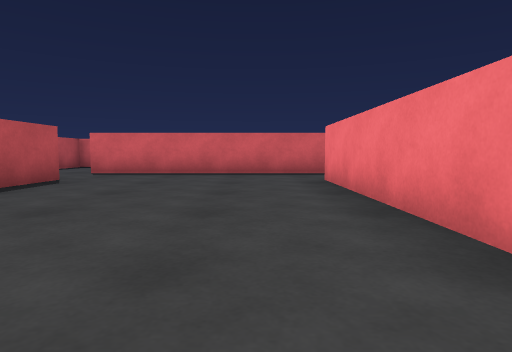
[1] (above)

22 first-person views from a walk through a 3-D level made in the Unity game engine. The camera is 0.51 m above the floor, tilts 4° down and sees 75° across. The floor is counted in squares, 1 m on a side. Each view is taken from the middle of a square. On the plan, view 1 faces up. The plan holds only what a view shows up to about 9 squares ahead; the rest is blank. The player is left out.

[2]
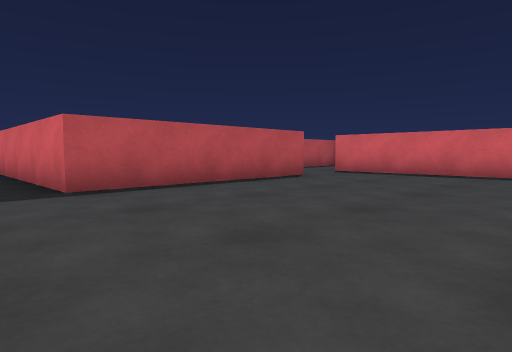

[3]
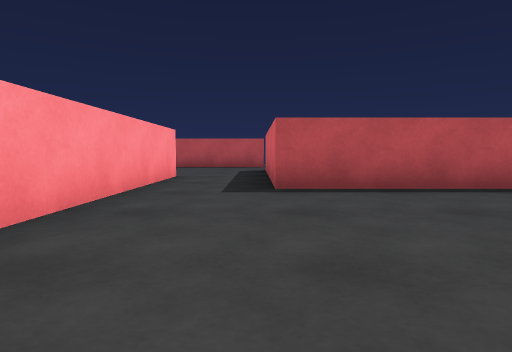

[4]
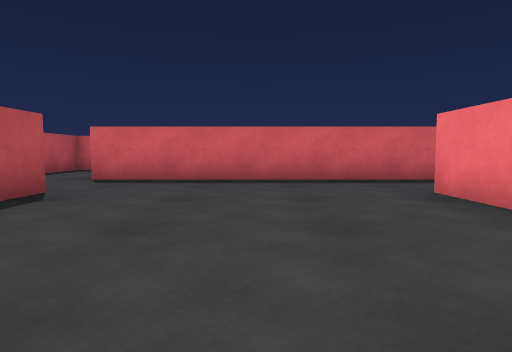

[5]
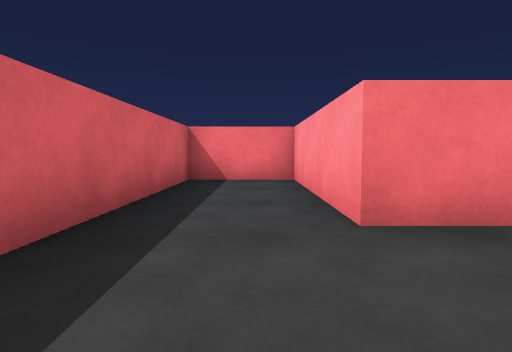

[6]
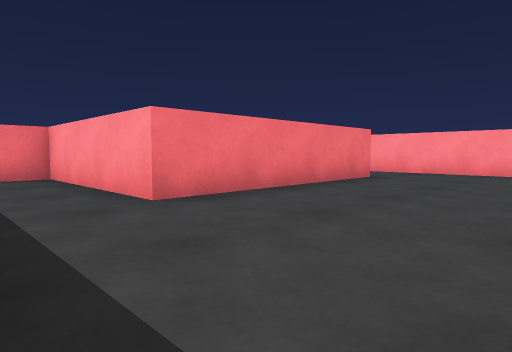

[7]
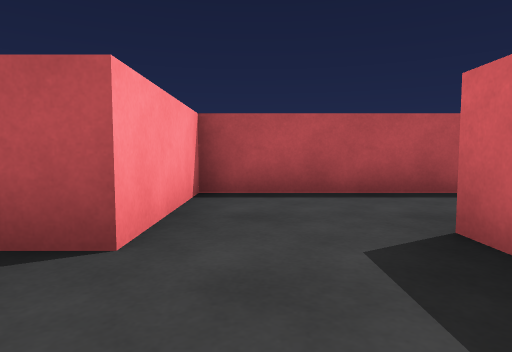

[8]
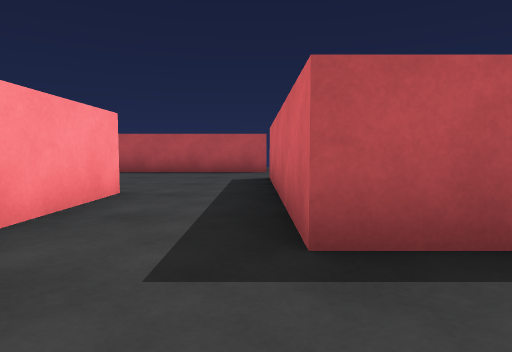

[9]
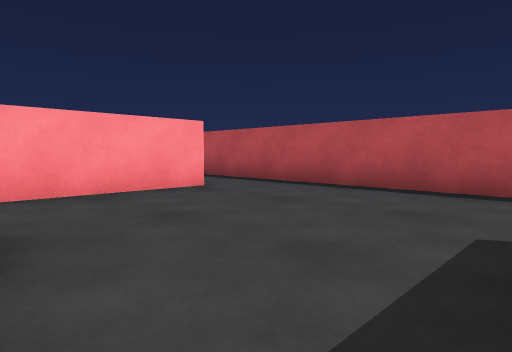

[10]
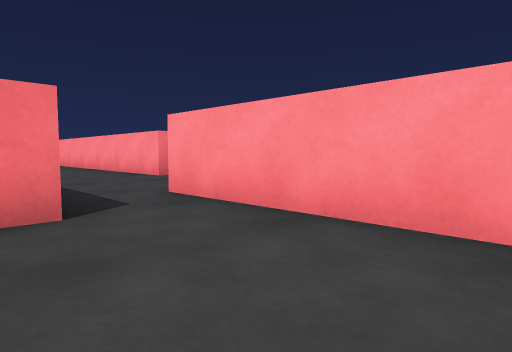

[11]
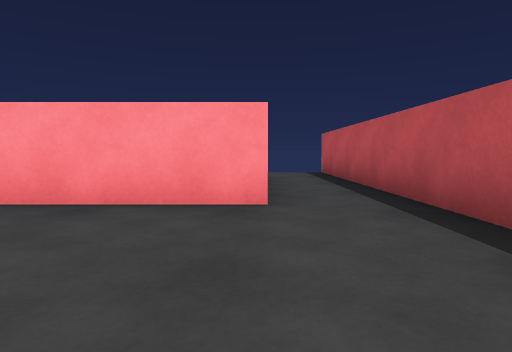

[12]
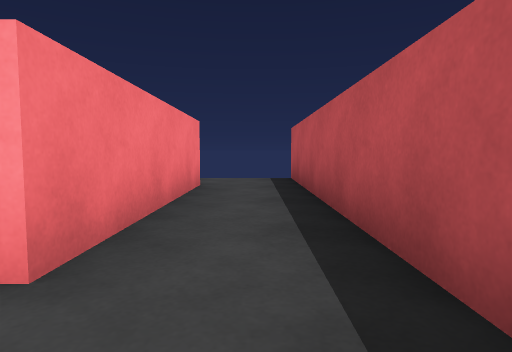

[13]
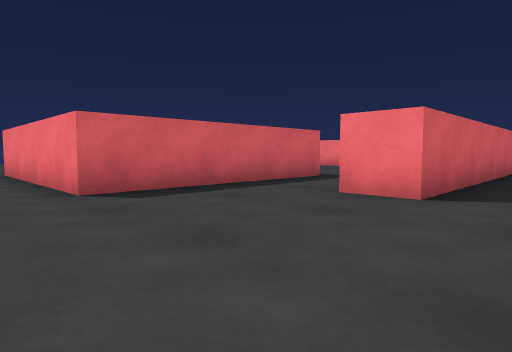

[14]
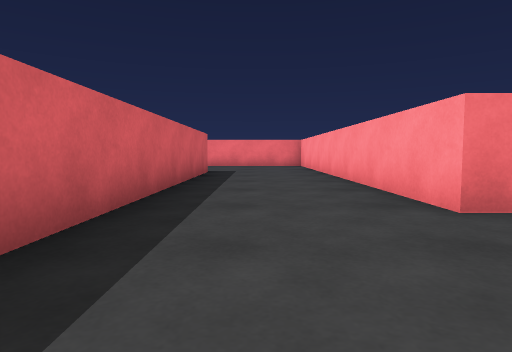

[15]
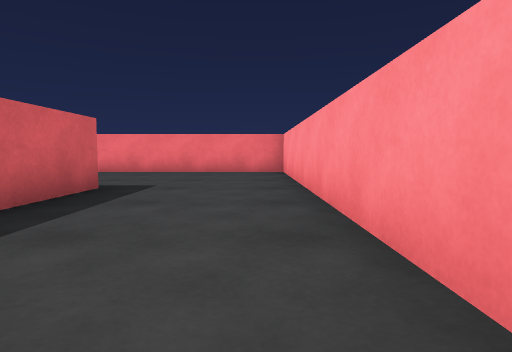

[16]
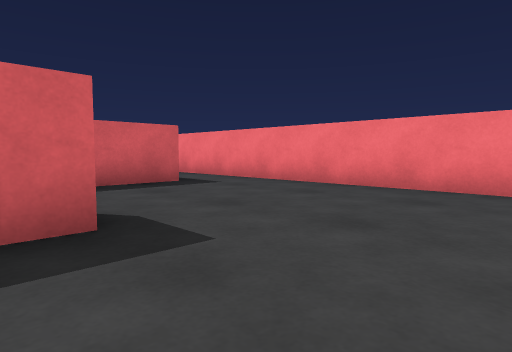

[17]
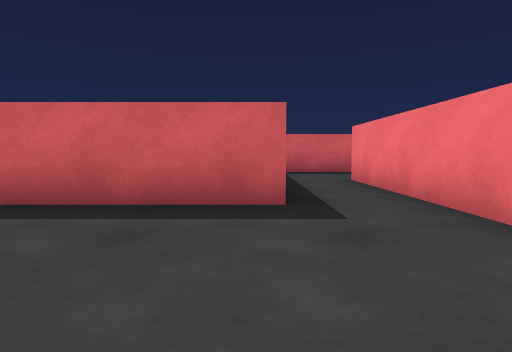

[18]
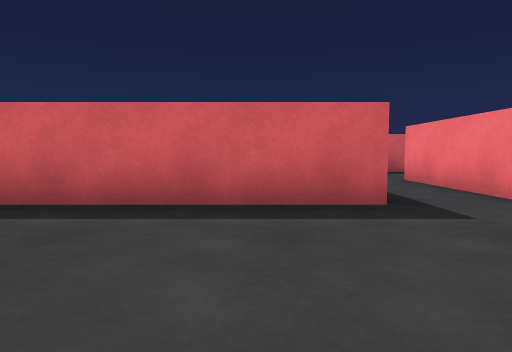

[19]
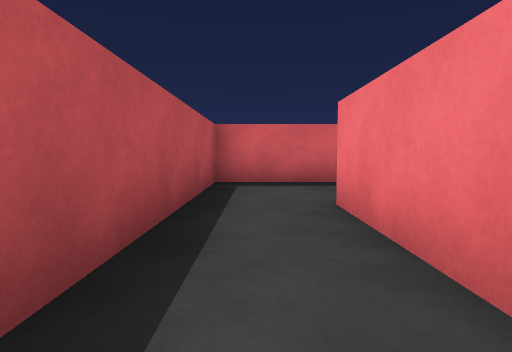

[20]
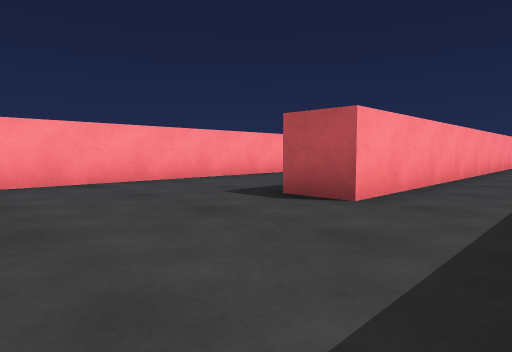

[21]
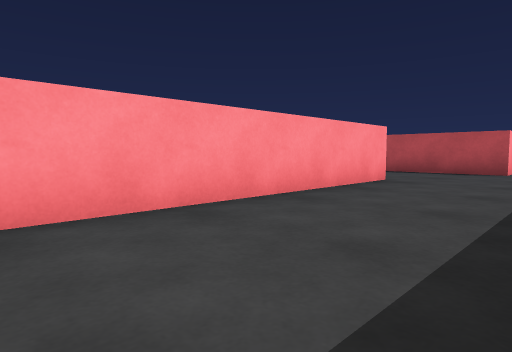

[22]
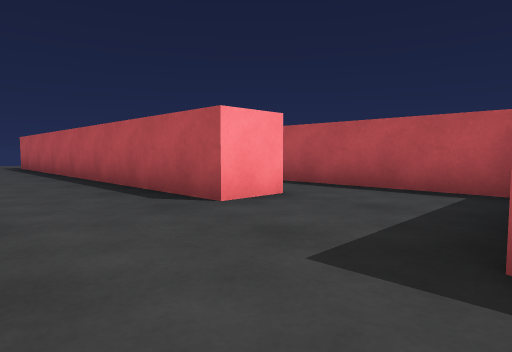

### Floor plan
Points are (right, up) in squares from view 1. A wall is a line through its corners. A room is listed if a view was taken in it or the views show most of it. See-through windows are left out.
Room 1 (views 1, 2, 3, 4, 5, 6, 7, 8, 9)
walls: (-3.7, 6.3) (-3.7, 1.3) (-6.4, 1.3); (1.3, 1.2) (1.3, 6.3) (5.3, 6.3) (5.3, 8.3) (-4.1, 8.3); (-6.2, -0.7) (1.5, -0.7)
ways out: opening at (-7, 0.5) to room 2; opening at (2.5, 0.5) to room 3; opening at (-4, 7.5) to room 6
Room 2 (views 10, 11, 12, 13)
walls: (-9.1, -3.3) (-6.6, -3.3); (-6.2, -1.7) (-6.2, -0.7); (-10.7, 1.4) (-10.7, -3.6); (-6.4, 1.3) (-8.7, 1.3) (-8.7, 2.5)
ways out: opening at (-7, 0.5) to room 1; opening at (-5.5, -2.5) to room 3; opening at (-10, -4) to room 5; opening at (-9.5, 1.5)
Room 3 (views 14, 15, 16, 17, 18, 19, 20, 21)
walls: (1.5, -0.7) (3.8, -0.7) (3.8, -1.7) (-6.2, -1.7); (6.4, 1.3) (2.4, 1.3); (-2.2, -5.2) (-2.2, -4.7) (7.8, -4.7) (7.8, 4.3) (8.8, 4.3); (-6.6, -3.3) (-5.1, -3.3) (-5.1, -5.8); (9, 6.8) (6.3, 6.8) (6.3, 1.9)
ways out: opening at (2.5, 0.5) to room 1; opening at (-5.5, -2.5) to room 2; opening at (-3.5, -5) to room 4; opening at (8.5, 5.5) to room 4
Room 4 (view 22)
walls: (8.8, 4.3) (8.8, -3.6)
ways out: opening at (-3.5, -5) to room 3; opening at (8.5, 5.5) to room 3; opening at (-10, -8) to room 5
Room 5 (no view inside)
walls: (-9.1, -7.2) (-9.1, -3.3); (-10.7, -3.6) (-10.7, -8.8)
ways out: opening at (-10, -4) to room 2; opening at (-10, -8) to room 4
Room 6 (no view inside)
walls: (-6.2, 9.4) (-6.2, 6.3) (-3.7, 6.3)
ways out: opening at (-4, 7.5) to room 1; opening at (-5, 9)

Positions as (right, up) in squares from view 1, and headings:
1: (0, 0), facing up
2: (1, 0), facing up-left
3: (1, 1), facing left
4: (-1, 2), facing up
5: (-1, 7), facing right
6: (-2, 8), facing down-right
7: (-2, 7), facing left
8: (-2, 1), facing left
9: (-6, 1), facing down-left
10: (-9, -1), facing down-right
11: (-9, 0), facing down
12: (-10, -2), facing down
13: (-10, -3), facing up-right
14: (-5, -3), facing right
15: (-1, -4), facing right
16: (3, -4), facing up-right
17: (6, -2), facing up
18: (5, -2), facing up
19: (7, 1), facing up
20: (7, 1), facing down-left
21: (4, -2), facing down-left
22: (11, 7), facing down-left
